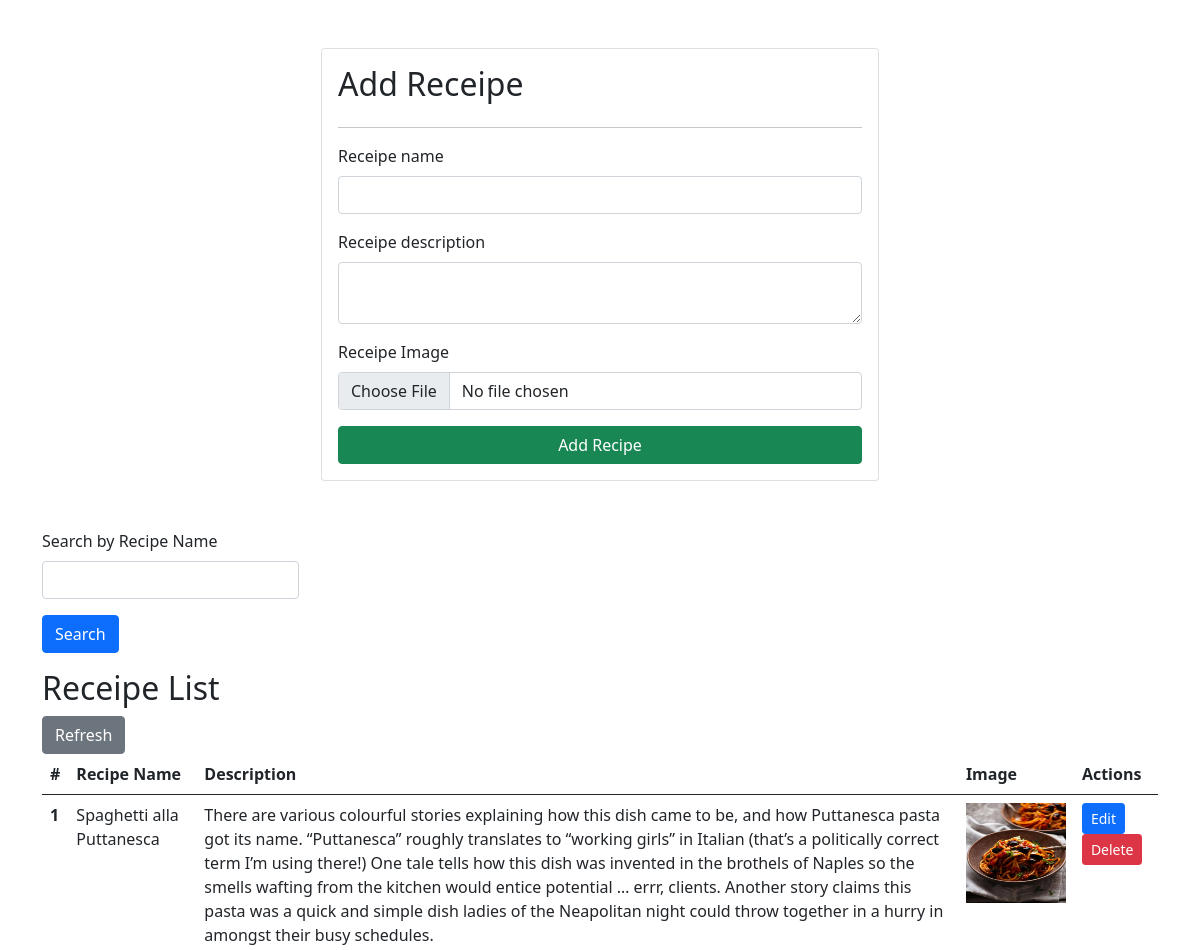
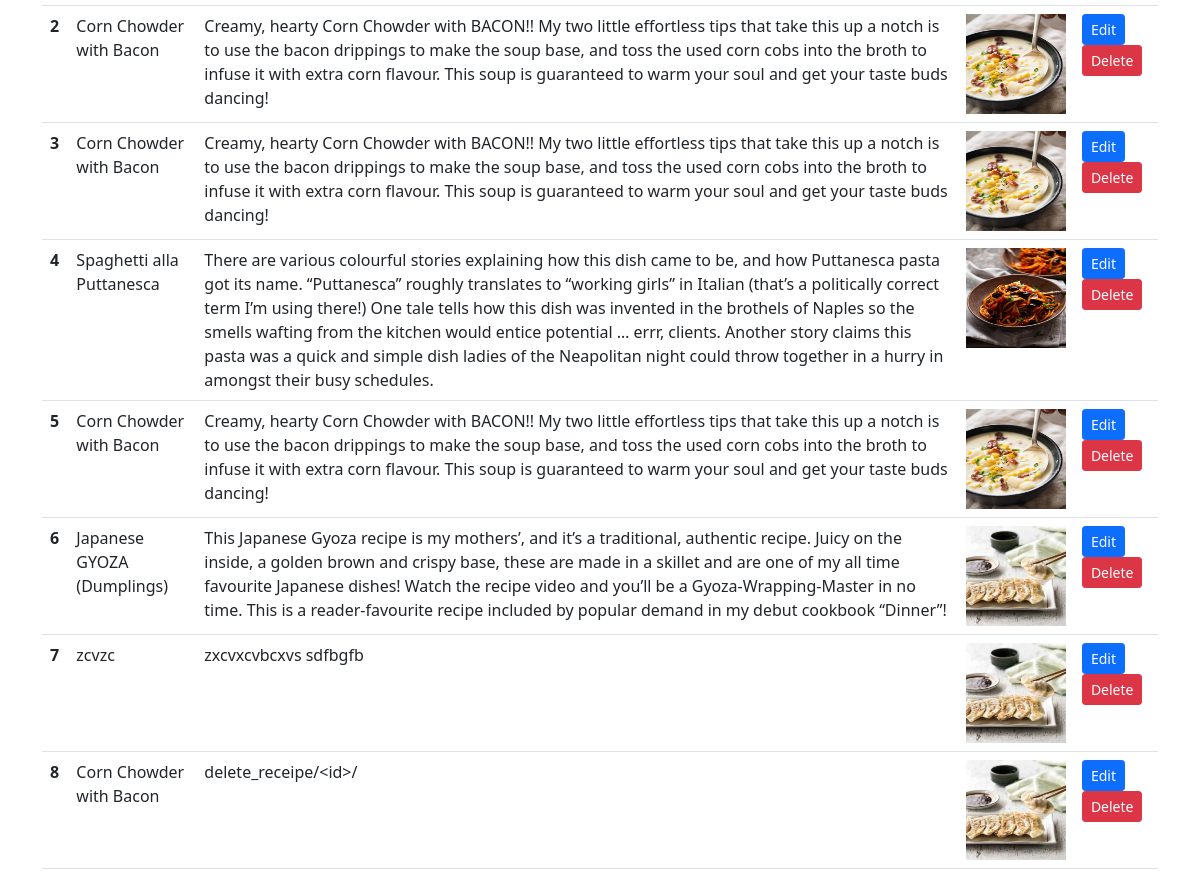
/receipe_list/, run on an earlier commit of the app's database (2 pictures, top to bottom).
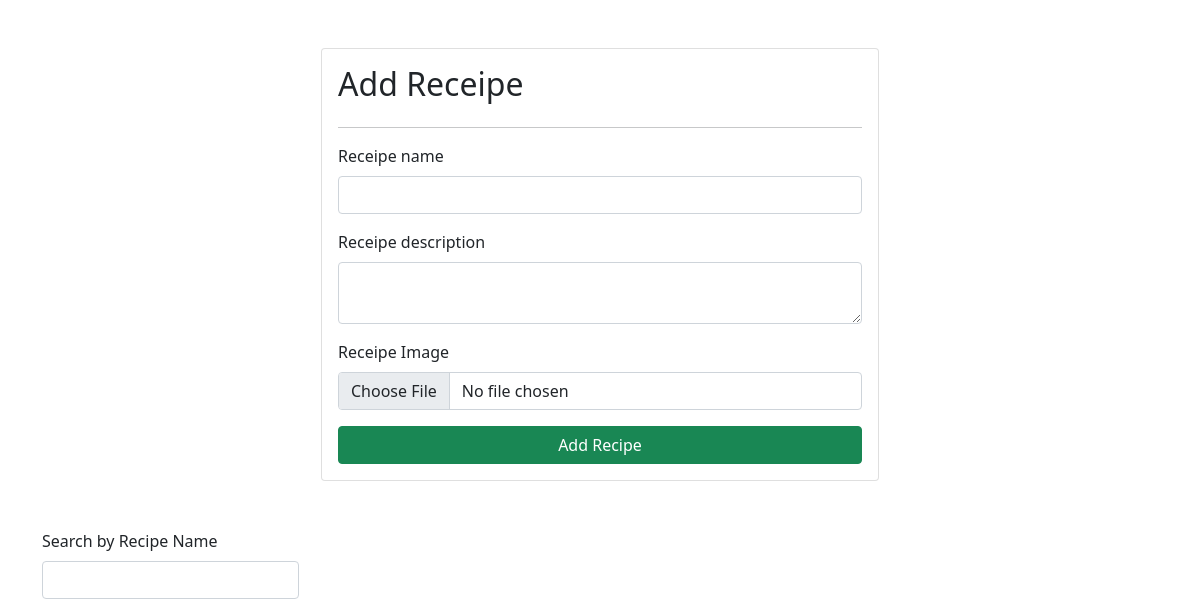
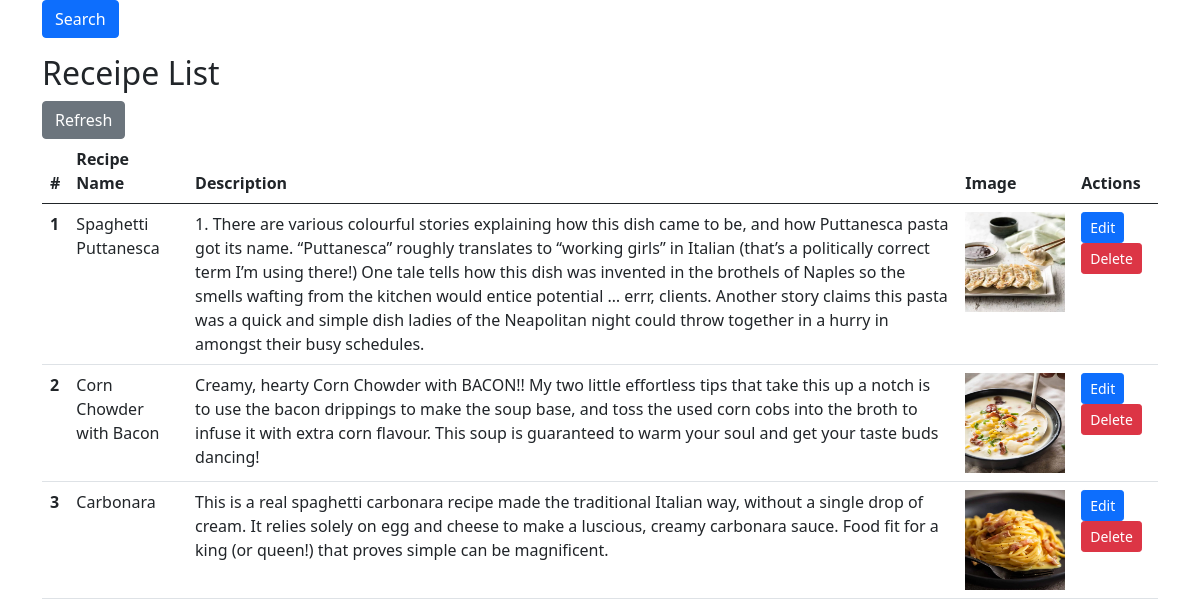
And on a later commit of the database (2 pictures, top to bottom).
### vege/models.py (models this page shows)
class Receipe(models.Model):
    receipe_name = models.CharField(max_length=100)
    receipe_description = models.TextField()
    receipe_image = models.ImageField(upload_to='receipe_images/')

### vege/views.py (the view, shortened to what this page needs)
# urls.py: path('receipe_list/', receipe_list, name='receipe_list'),
def receipe_list(request):
    queryset = Receipe.objects.all()
    if request.GET.get('search'):
        search = request.GET.get('search')
        queryset = queryset.filter(receipe_name__icontains=search)
    context = {
            'receipe_list': queryset
        }
    return render(request, 'receipe_list.html', context)

### vege/templates/receipe_list.html (shortened to what this page needs)
<!doctype html>
<html lang="en">
  <head>
    <link
      href="https://cdn.jsdelivr.net/npm/bootstrap@5.0.2/dist/css/bootstrap.min.css"
      rel="stylesheet"
    />
  </head>
  <body>
    <div class="container mt-5">
      <form
        class="col-6 mx-auto card p-3 shadow-1g"
        method="POST"
        enctype="multipart/form-data"
      >
        <h2>Add Receipe</h2>
        <hr />
        <div class="mb-3">
          <label for="exampleInputEmail1" class="form-label"
            >Receipe name</label
          >
          <input
            name="receipe_name"
            required
            type="text"
            class="form-control"
          />
        </div>
        <div class="mb-3">
          <label for="exampleInputPassword1" class="form-label"
            >Receipe description</label
          >
          <textarea
            name="receipe_description"
            required
            class="form-control"
          ></textarea>
        </div>
        <div class="mb-3">
          <label for="exampleInputPassword1" class="form-label"
            >Receipe Image</label
          >
          <input name="receipe_image" type="file" class="form-control" />
        </div>
        <button type="submit" class="btn btn-success">Add Recipe</button>
      </form>
      <div class="mt-5">
        <div class="d-flex justify-content-between align-items-center mb-3">
          <form>
            <div class="mb-3">
              <label for="exampleInputEmail1" class="form-label"
                >Search by Recipe Name</label
              >
              <input
                name="search"
                type="text"
                class="form-control"
              />
            </div>
            <button type="submit" class="btn btn-primary">Search</button>
          </form>
        </div>
      </div>
      <h2>Receipe List</h2>
      <a href="{% url 'receipe_list' %}" class="btn btn-secondary">Refresh</a>
      <table class="table">
        <thead>
          <tr>
            <th scope="col">#</th>
            <th scope="col">Recipe Name</th>
            <th scope="col">Description</th>
            <th scope="col">Image</th>
            <th scope="col">Actions</th>
          </tr>
        </thead>
        <tbody>
          {% for receipe in receipe_list %}
          <tr>
            <th scope="row">{{ forloop.counter }}</th>
            <td>{{ receipe.receipe_name }}</td>
            <td>{{ receipe.receipe_description }}</td>
            <td>
              <img
                src="/media/{{ receipe.receipe_image }}"
                width="100"
                height="100"
              />
            </td>
            <td>
              <a
                href="{% url 'update_receipe' receipe.id %}"
                class="btn btn-primary btn-sm"
                >Edit</a
              >
              <a
                href="{% url 'delete_receipe' receipe.id %}"
                class="btn btn-danger btn-sm"
                >Delete</a
              >
            </td>
          </tr>
          {% endfor %}
        </tbody>
      </table>
    </div>
  </body>
</html>

What changed in the data, as far as the page shows it:
removed Receipe: receipe_name "Corn Chowder with Bacon", receipe_description "Creamy, hearty Corn Chowder with BACON!! My two little effortless tips that take this up a notch is to use the bacon drippings to make the soup base, and toss the used corn cobs into the broth to infuse it with extra corn flavour. This soup is guaranteed to warm your soul and get your taste buds dancing!", receipe_image (picture)
removed Receipe: receipe_name "Spaghetti alla Puttanesca", receipe_description "There are various colourful stories explaining how this dish came to be, and how Puttanesca pasta got its name. “Puttanesca” roughly translates to “working girls” in Italian (that’s a politically correct term I’m using there!) One tale tells how this dish was invented in the brothels of Naples so the smells wafting from the kitchen would entice potential … errr, clients. Another story claims this pasta was a quick and simple dish ladies of the Neapolitan night could throw together in a hurry in amongst their busy schedules.", receipe_image (picture)
removed Receipe: receipe_name "Corn Chowder with Bacon", receipe_description "Creamy, hearty Corn Chowder with BACON!! My two little effortless tips that take this up a notch is to use the bacon drippings to make the soup base, and toss the used corn cobs into the broth to infuse it with extra corn flavour. This soup is guaranteed to warm your soul and get your taste buds dancing!", receipe_image (picture)
removed Receipe: receipe_name "Japanese GYOZA (Dumplings)", receipe_description "This Japanese Gyoza recipe is my mothers’, and it’s a traditional, authentic recipe. Juicy on the inside, a golden brown and crispy base, these are made in a skillet and are one of my all time favourite Japanese dishes! Watch the recipe video and you’ll be a Gyoza-Wrapping-Master in no time. This is a reader-favourite recipe included by popular demand in my debut cookbook “Dinner”!", receipe_image (picture)
removed Receipe: receipe_name "zcvzc", receipe_description "zxcvxcvbcxvs sdfbgfb", receipe_image (picture)
removed Receipe: receipe_name "Corn Chowder with Bacon", receipe_description "delete_receipe/<id>/", receipe_image (picture)
changed Receipe: receipe_name "Spaghetti alla Puttanesca" → "Spaghetti Puttanesca"; receipe_description "There are various colourful…" → "1. There are various colourful…"; receipe_image: a different picture
added Receipe: receipe_name "Carbonara", receipe_description "This is a real spaghetti carbonara recipe made the traditional Italian way, without a single drop of cream. It relies solely on egg and cheese to make a luscious, creamy carbonara sauce. Food fit for a king (or queen!) that proves simple can be magnificent.", receipe_image (picture)
